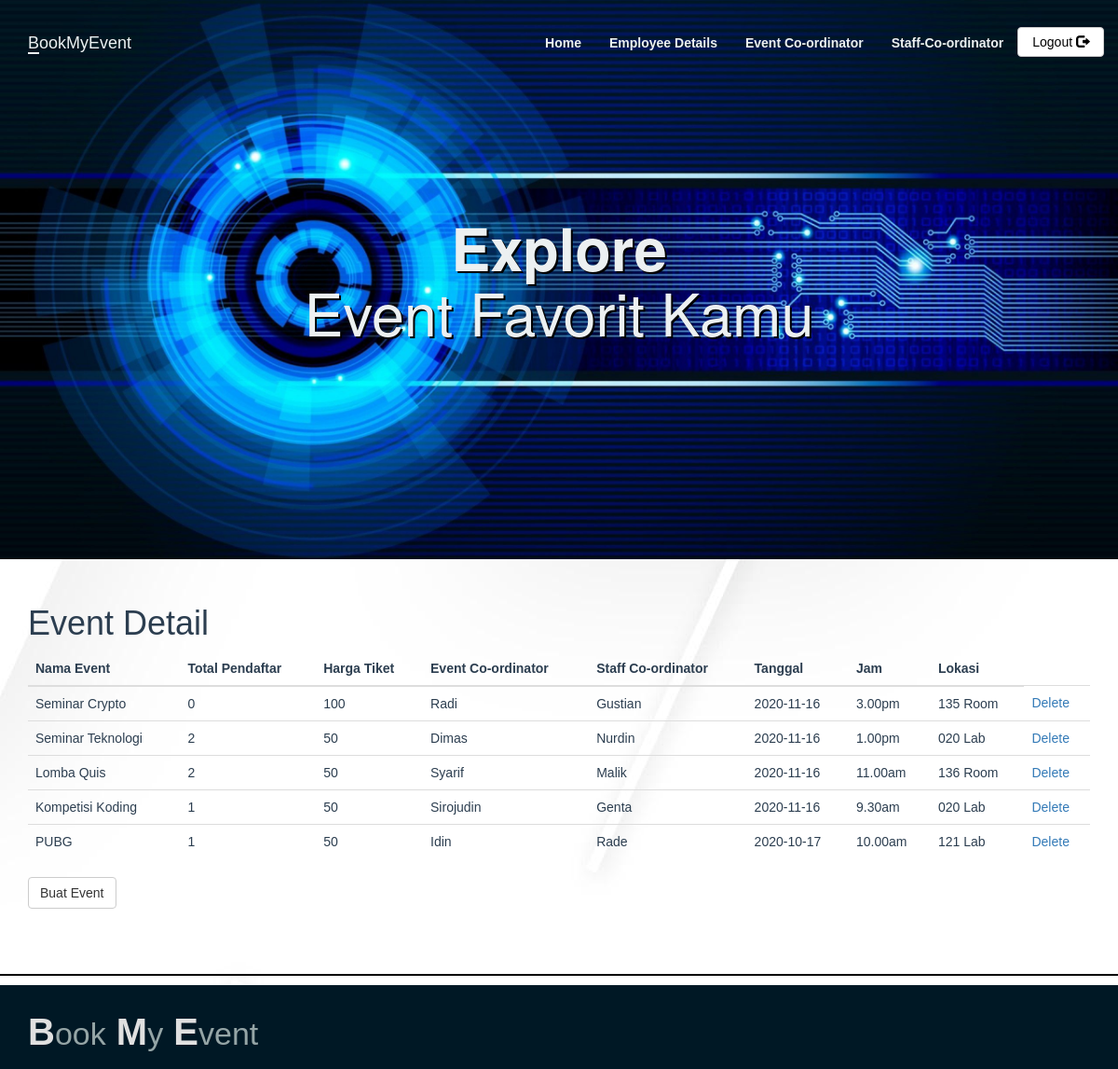
/adminPage.php, run on the app's committed database.
### tables this page shows
CREATE TABLE `staff_coordinator` (
  `stid` int(11) NOT NULL,
  `name` varchar(100) NOT NULL,
  `phone` varchar(10) DEFAULT NULL,
  `event_id` int(11) DEFAULT NULL
);

CREATE TABLE `events` (
  `event_id` int(11) NOT NULL,
  `event_title` varchar(50) NOT NULL,
  `event_price` int(11) DEFAULT NULL,
  `participents` int(100) DEFAULT 0,
  `img_link` text DEFAULT NULL,
  `type_id` int(11) DEFAULT NULL
);

CREATE TABLE `student_coordinator` (
  `sid` int(11) NOT NULL,
  `st_name` varchar(100) NOT NULL,
  `phone` varchar(10) DEFAULT NULL,
  `event_id` int(11) DEFAULT NULL
);

CREATE TABLE `event_info` (
  `event_id` int(10) NOT NULL,
  `Date` date DEFAULT NULL,
  `time` varchar(20) NOT NULL,
  `location` varchar(300) NOT NULL
);

### adminPage.php (the view, shortened to what this page needs)
<?php
include_once 'classes/db1.php';
$result = mysqli_query($conn,"SELECT * FROM staff_coordinator s ,event_info ef ,student_coordinator st,events e where e.event_id= ef.event_id and e.event_id= s.event_id and e.event_id= st.event_id");
?>
<!DOCTYPE html>
<html>
<head>
</head>
    <body>
<?php include 'utils/adminHeader.php'?>
        <div class = "content">
            <div class = "container">
            <h1>Event Detail</h1>
            <?php
if (mysqli_num_rows($result) > 0) {
?>
                <table class="table table-hover" >
                    <thead>
                        <tr>
                            <th>Nama Event</th>
                            <th>Total Pendaftar</th>
                            <th>Harga Tiket</th>
                            <th>Event Co-ordinator</th>
                            <th>Staff Co-ordinator</th>
                            <th>Tanggal</th>
                            <th>Jam</th>
                            <th>Lokasi </th>
                        </tr>
                    </thead>
                    <tbody>
                        <?php
                     while($row = mysqli_fetch_array($result)){
                            echo '<tr>';
                             echo '<td>' . $row['event_title'] . '</td>';
                            echo '<td>' . $row['participents'] . '</td>';
                            echo '<td>' . $row['event_price'] . '</td>';
                            echo '<td>' . $row['st_name'] . '</td>';
                            echo '<td>' . $row['name'] . '</td>';
                            echo '<td>'.$row['Date'].'</td>';
                            echo '<td>'.$row['time'].'</td>';
                            echo '<td>'.$row['location'].'</td>';
                            echo '<td>'
                            .'<a class="delete" href="deleteEvent.php?id='.$row['event_id'].'">Delete</a> '
                            .'</td>';
                            echo '</tr>';
                        }
                        ?>
                    </tbody>
                </table>
<?php
}
?>
                <a class="btn btn-default" href = "createEventForm.php">Buat Event</a>
            </div>
        </div>
        <?php require 'utils/footer.php'; ?>
    </body>
</html>

### css/style.css (style rules this page uses)
body { overflow-x: hidden; background-color: #ffffff; background-image: url('../images/4857390.jpg'); }
.content { font-family: Arial, Helvetica, sans-serif; color: #2C3E50; }

### data on the page
staff_coordinator: event.event_title "Seminar Crypto", event.participents "0", event.event_price "100", student_coordinator.st_name "Radi", name "Gustian", event_info.Date "2020-11-16", event_info.time "3.00pm", event_info.location "135 Room"
staff_coordinator: event.event_title "Seminar Teknologi", event.participents "2", event.event_price "50", student_coordinator.st_name "Dimas", name "Nurdin", event_info.Date "2020-11-16", event_info.time "1.00pm", event_info.location "020 Lab"
staff_coordinator: event.event_title "Lomba Quis", event.participents "2", event.event_price "50", student_coordinator.st_name "Syarif", name "Malik", event_info.Date "2020-11-16", event_info.time "11.00am", event_info.location "136 Room"
staff_coordinator: event.event_title "Kompetisi Koding", event.participents "1", event.event_price "50", student_coordinator.st_name "Sirojudin", name "Genta", event_info.Date "2020-11-16", event_info.time "9.30am", event_info.location "020 Lab"
staff_coordinator: event.event_title "PUBG", event.participents "1", event.event_price "50", student_coordinator.st_name "Idin", name "Rade", event_info.Date "2020-10-17", event_info.time "10.00am", event_info.location "121 Lab"
